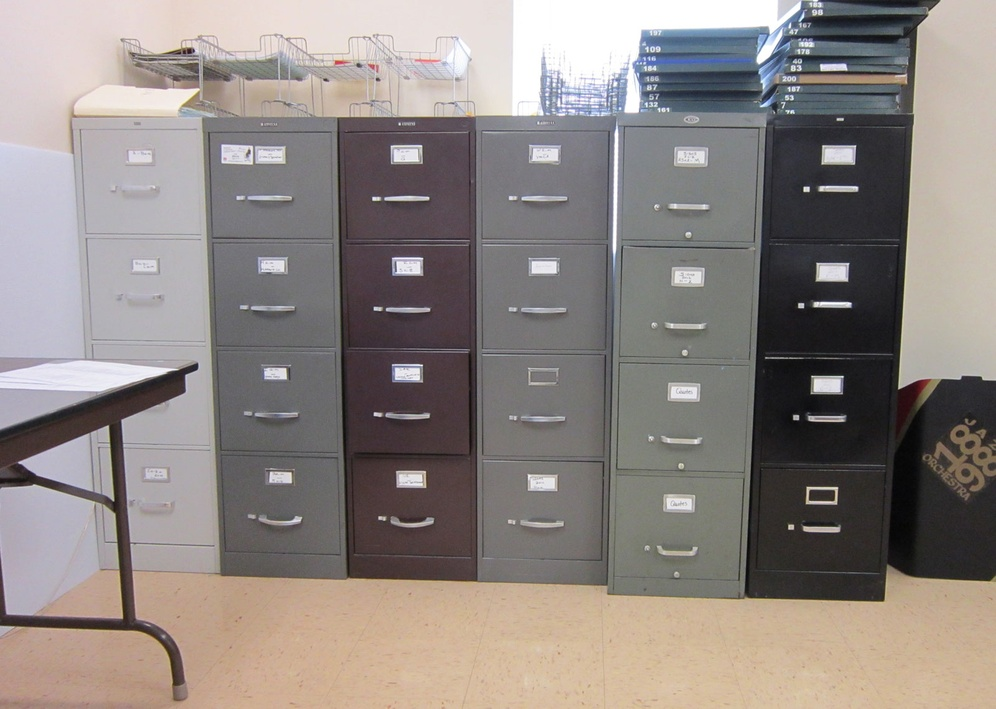
#> input picture HelloPython/simple.jpg, 996 x 709 px, shrunk from 1600 x 1139 before the run
$ python opencv_example.py   (Python 2 division)
#> lines starting #> are read from the running program, lines starting #| are printed output that depends on the picture; after the words box and inside, x2 and y2 are one past the last pixel; in counts of white or black regions, pixels touching at a corner belong together
#!/usr/bin/env python

# disposal.
import ptvsd
import platform

import numpy as np
import cv2
from matplotlib import pyplot as plt

# disposal.
ptvsd.enable_attach(secret = 'ptvsd')
#> (this line was passed over: ptvsd is not available in this run)
os = platform.system()
print 'Waiting for attach...'
if os != 'Windows':
    ptvsd.wait_for_attach()
#> (this line was passed over: ptvsd is not available in this run)


img = cv2.imread('simple.jpg')
#> img is the input picture: shape (709, 996, 3); mean B, G, R 130.3, 133.9, 141.8
gray = cv2.cvtColor(img,cv2.COLOR_BGR2GRAY)
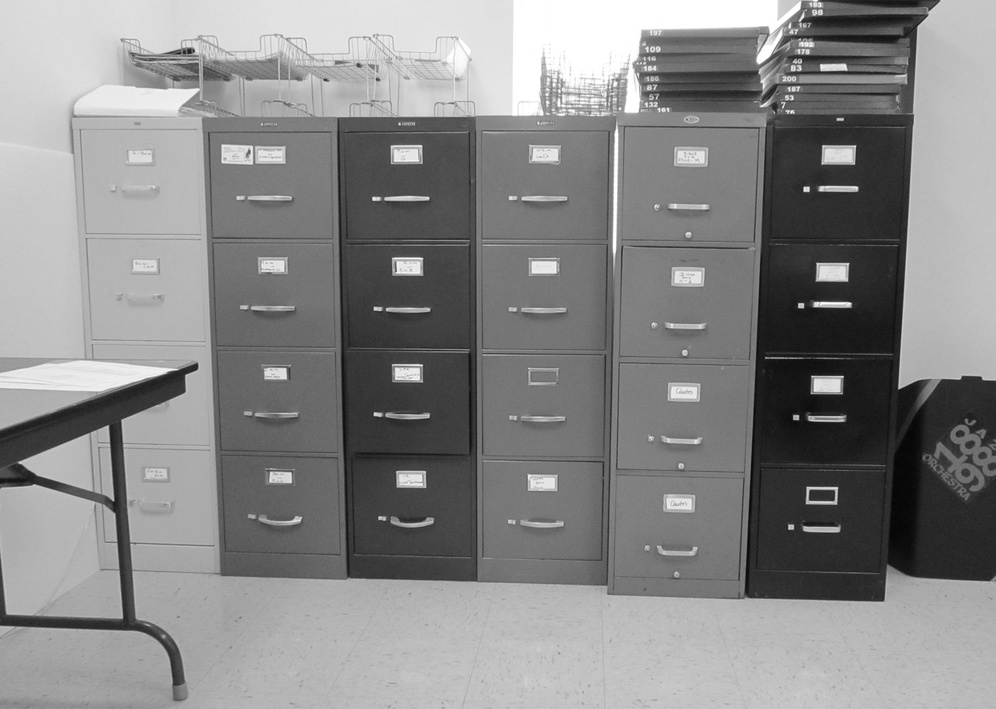
#> gray: shape (709, 996); min 4, max 255, mean 135.8

# uses goodFeaturesToTrack to detect corners
corners = cv2.goodFeaturesToTrack(gray,25,0.01,10)
#> corners = 25 rows, first 8: [843, 376], [848, 263], [422, 365], [855, 146], [837, 119], [811, 376], [898, 388], [804, 187]
corners = np.int0(corners)

for i in corners:
    x,y = i.ravel()
    cv2.circle(img,(x,y),3,255,-1)
#> this loop made 25 passes
#> (x, y) on passes 1 to 12: (843, 376), (848, 263), (422, 365), (855, 146), (837, 119), (811, 376), (898, 388), (804, 187), (422, 258), (850, 303), (822, 163), (817, 263)
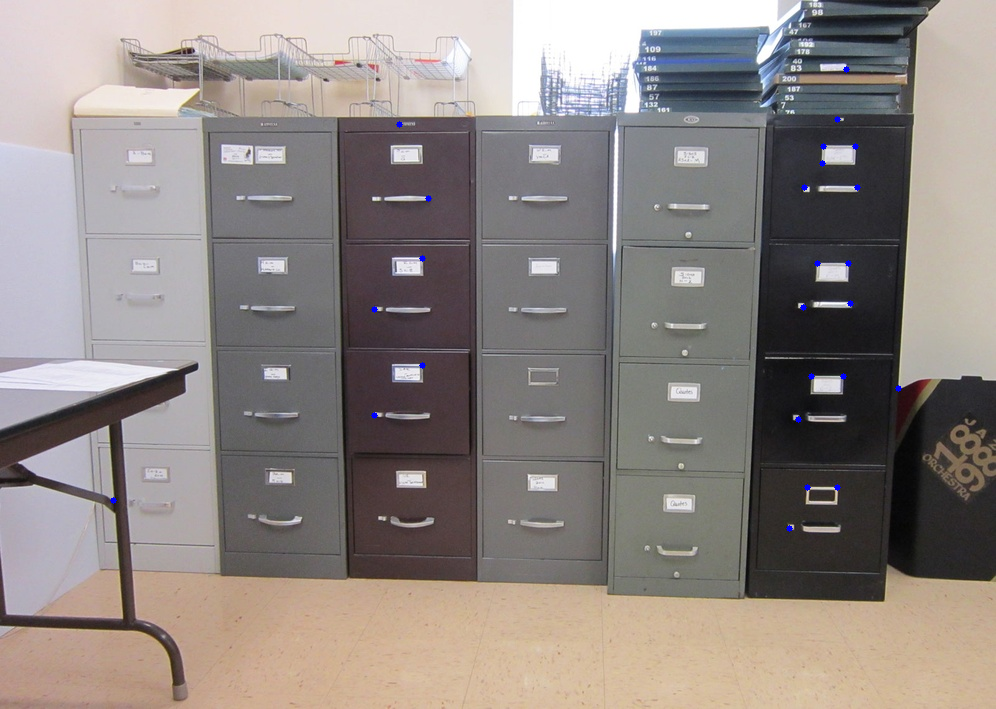
#> img: shape (709, 996, 3); 0.1% of pixels changed, all inside (x1, y1, x2, y2) = (110, 66, 902, 532)

plt.imshow(img),plt.show()

$ run again, with HelloPython/curve1.jpg copied over HelloPython/simple.jpg
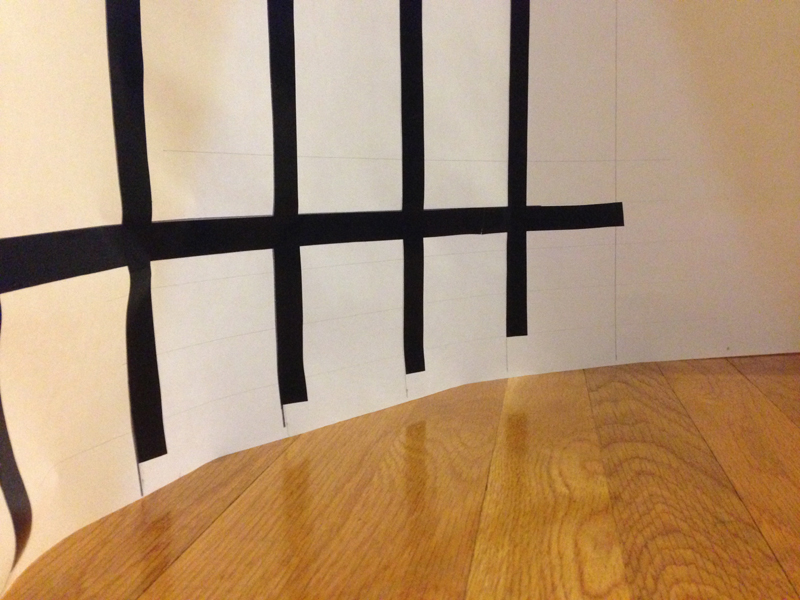
#> input picture HelloPython/curve1.jpg, 800 x 600 px
#> img is the input picture: shape (600, 800, 3); mean B, G, R 116.3, 146.8, 176
#> `gray = cv2.cvtColor(img,cv2.COLOR_BGR2GRAY)`:
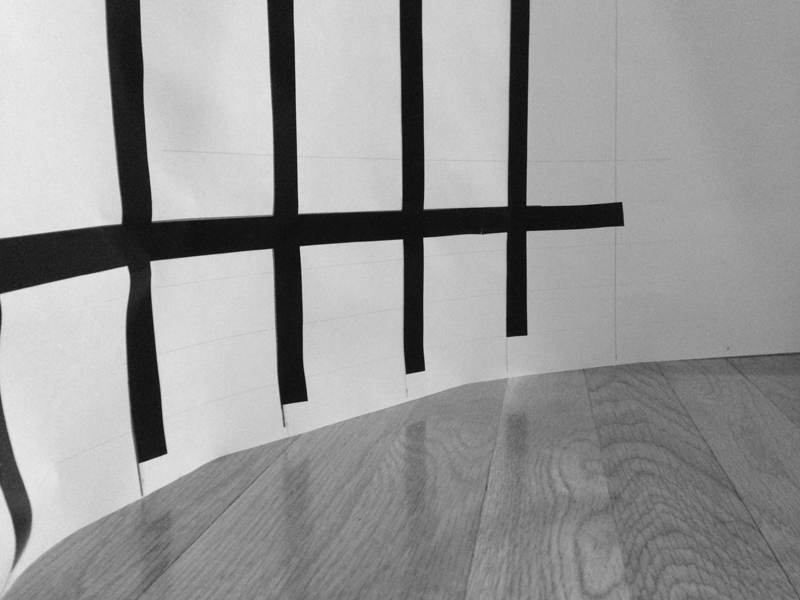
#> gray: shape (600, 800); min 11, max 238, mean 152.1
#> corners = 25 rows, first 8: [424, 238], [300, 247], [402, 240], [406, 373], [306, 400], [506, 233], [526, 334], [507, 336]
#> the loop `for i in corners:` made 25 passes
#> after the loop `for i in corners:`:
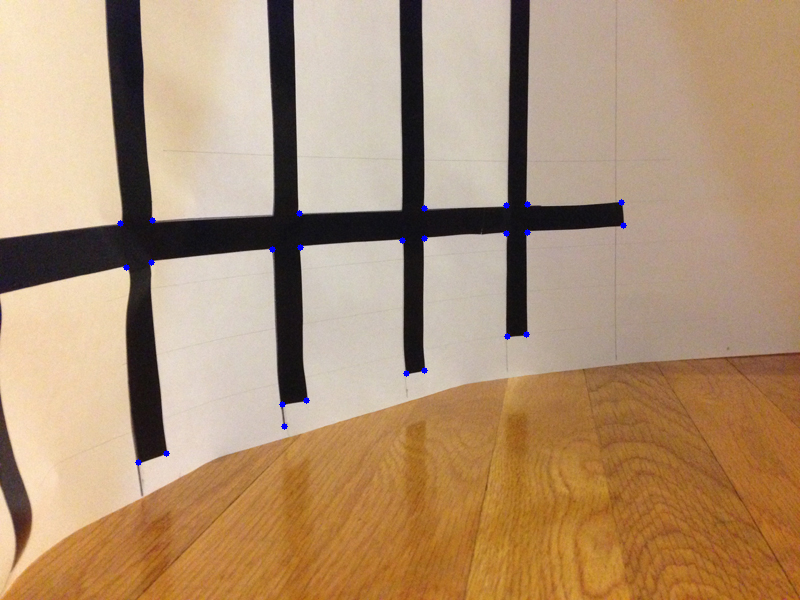
#> img: shape (600, 800, 3); 0.15% of pixels changed, all inside (x1, y1, x2, y2) = (117, 199, 627, 466)
